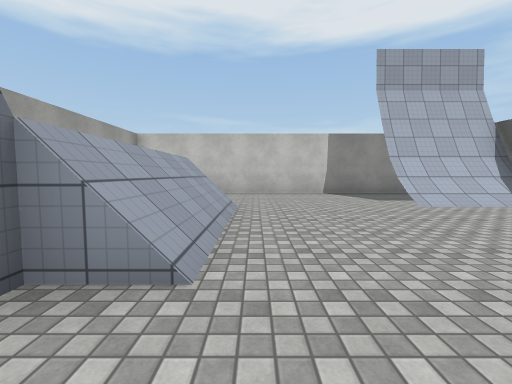
view 1 (above)

13 first-person views from a walk through a Unity game level. The camera is 1.3 m above the floor, tilts 4° down and sees 90° across. The floor is counted in squares, 2 m on a side. Each view is taken from the middle of a square. On the plan, view 1 faces up. The plan holds only what a view shows up to about 9 squares ahead; the rest is blank. The place goes on beyond the plan. The player character is not drawn. Surface patterns are stand-ins for the level's own textures.

view 2
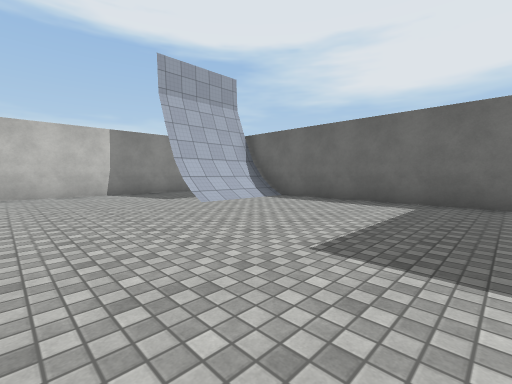

view 3
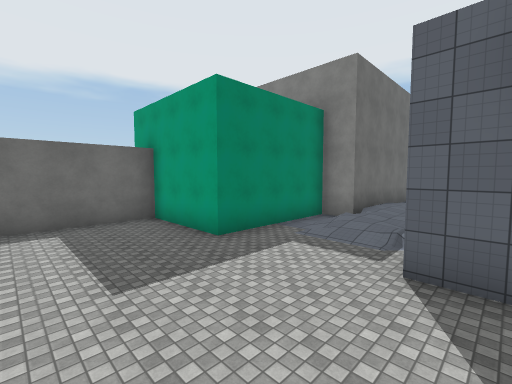

view 4
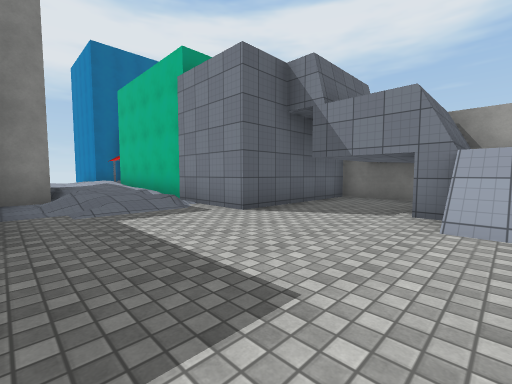

view 5
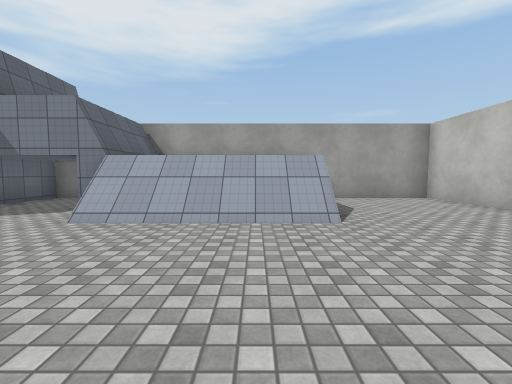

view 6
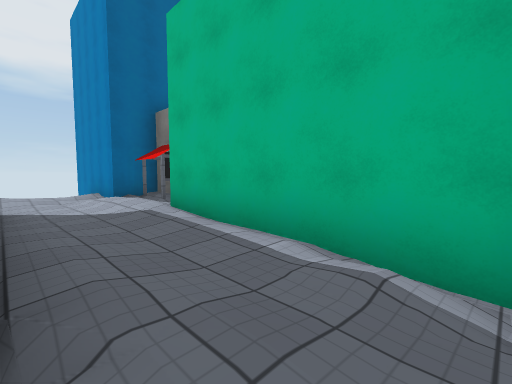

view 7
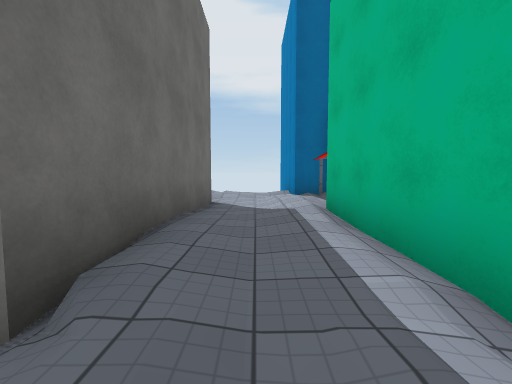

view 8
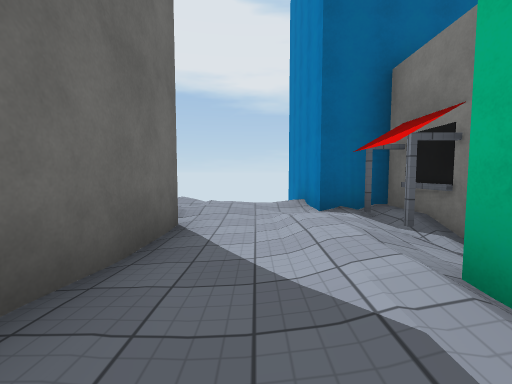

view 9
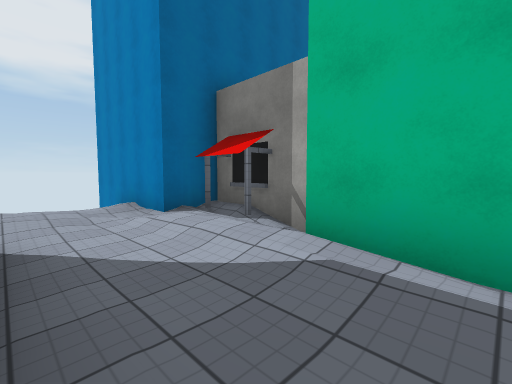

view 10
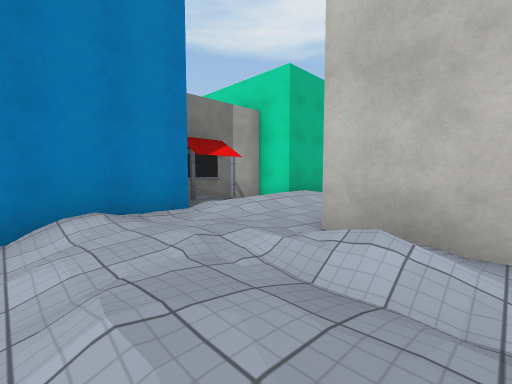

view 11
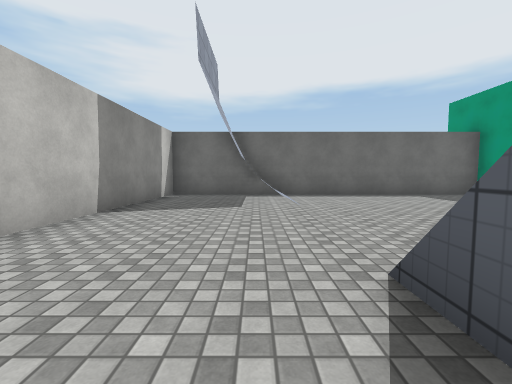

view 12
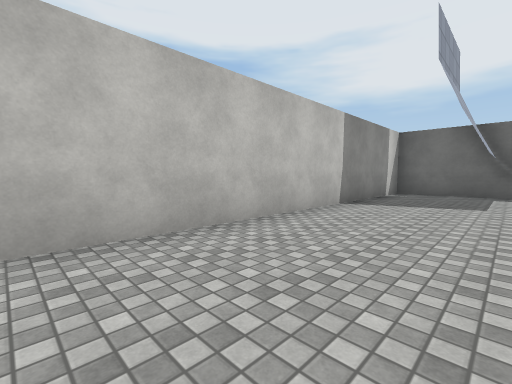

view 13
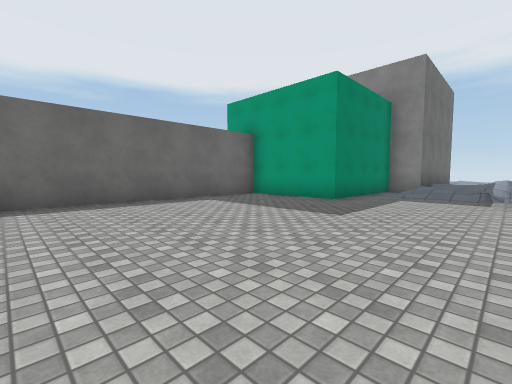

### Floor plan
Key: @ floor where view 1 was taken; # wall or solid block; . main floor; : floor 0.25 m higher than the main floor; + floor 0.5 m higher than the main floor; / step, stairs or slope.
Columns run from 4 left of view 1 to 7 right of it. Each row starts with its distance up from view 1.
  9 ############
  8 #..........#
  7 #..........#
  6 #.......####
  5 #  /.......#
  4 #  /.......#
  3 #  /.......#
  2 #  /.......#
  1 ###........#
  0 #...@......#
 -1 #.......####
 -2 #####...#
 -3    ##//.#
 -4    #///.#
 -5    #///.#
 -6    #///##
 -7    #/+/#
 -8   ##/+/#
 -9   #////#
-10   ##//:#
-11    #///##
-12    ##////
-13     #+///
-14     #////
-15     #

Positions as (right, up) in squares from view 1, and headings:
1: (0, 0), facing up
2: (0, 0), facing up-right
3: (-1, 2), facing down-right
4: (3, 2), facing down-left
5: (3, 4), facing left
6: (2, -4), facing down-left
7: (1, -4), facing down
8: (1, -7), facing down
9: (2, -7), facing down-left
10: (4, -14), facing up-left
11: (-2, 6), facing right
12: (-3, 6), facing up-right
13: (0, 5), facing down-right
